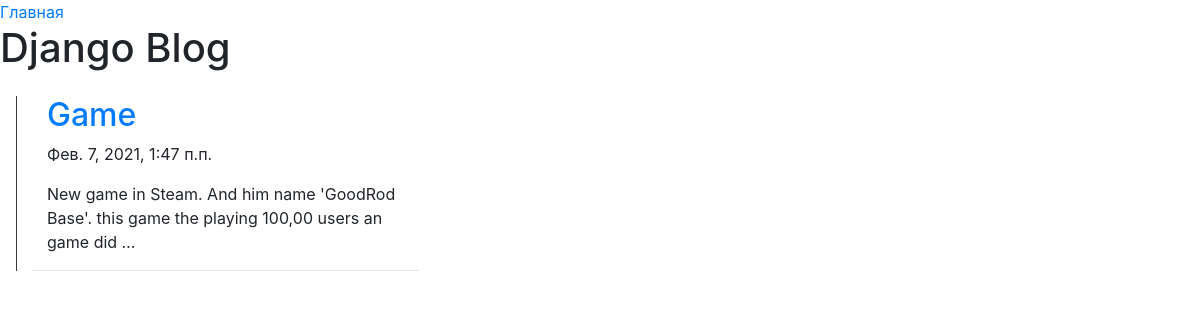
The app's page /, older data.
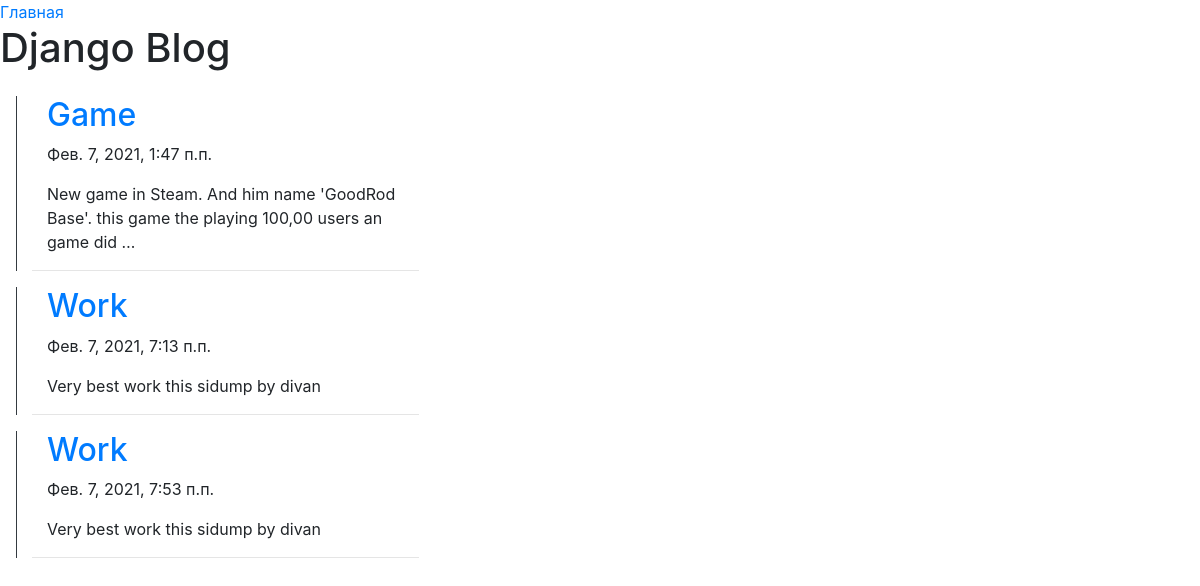
The same page, newer data.
### blog/models.py (models this page shows, shortened)
class Post(models.Model):
	author = models.ForeignKey(settings.AUTH_USER_MODEL, on_delete=models.CASCADE)
	title = models.CharField(max_length=100)
	slug = models.SlugField()
	text = models.TextField()
	created_date = models.DateTimeField(default=timezone.now)
	published_date = models.DateTimeField(blank=True, null=True)
	def __str__(self):
		return self.title

### blog/views.py (the view)
# urls.py: path('', views.PostList.as_view(), name='post_list'),
class PostList(ListView):
	model = Post
	posts = Post.objects.all()
	template_name = 'blog/post_list.html'
	def get_context_data(self, **kwargs):
		context = super().get_context_data(**kwargs)
		context['posts'] = self.posts
		return context

### blog/templates/blog/post_list.html (shortened to what this page needs)
<!DOCTYPE html>
<html>
<head>
</head>
<body>
{% extends 'blog/base.html' %}
{% block content %}
<div class="mb-4">
	<h1>Django Blog</h1>
</div>
<div class="m-3 blog_post">
	{% for post in posts %}
	<div class="col border-left border-dark">
		<div class="col">
			<h2><a href="{% url 'blog:post_detail' post.slug %}">{{ post }}</a></h2>
		</div>
		<div class="col">
			<p>{{ post.created_date }}</p>
		</div>
		<div class="col">
			<p>{{ post.text|linebreaks|truncatewords:18 }}</p>
		</div>
		<hr>
	</div>
{% endfor %}
</div>
{% endblock %}

### blog/templates/blog/base.html (shortened to what this page needs)
<!DOCTYPE html>
{% load static %}
<html lang="en">
<head>
	<link rel="stylesheet" href="{% static 'css/blog.css' %}">
    <link rel="stylesheet" href="https://maxcdn.bootstrapcdn.com/bootstrap/4.0.0/css/bootstrap.min.css"
>
</head>
<body>
<header class="header">
    <nav class="nav">
        <ul class="nav">
            <li>
                <a href="{% url 'blog:post_list' %}">Главная</a>
            </li>
        </ul>
    </nav>
</header>
<div class="post_list">
    {% block content %}
    {% endblock %}
</div>
</body>
</html>

### blog/static/css/blog.css (style rules this page uses)
h1 { color: #FCA205; }
.post_list { width: 450px; }

Row changes from the older to the newer data that the page shows:
added Post: title "Work", created_date "Фев. 7, 2021, 7:13 п.п.", text "Very best work this sidump by divan"
added Post: title "Work", created_date "Фев. 7, 2021, 7:53 п.п.", text "Very best work this sidump by divan"
